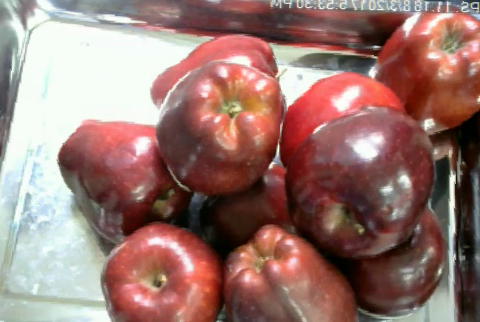
#> input picture data/Train/Apple/Apple 01048.png, 480 x 322 px; its folder holds 3 pictures in this run
$ python xgboost_model.py
#> lines starting #> are read from the running program, lines starting #| are printed output that depends on the picture
### train_test_cv2.py
"""
Returns the x_train, y_train, x_test and y_test of the data.
With all the default parameters the train_generator_func() creates the right input for the XGBoost algorithm.
It uses cv2.IMREAD_GRAYSCALE to open the images.
It resizes the images by default to 68x46.
By default it reshapes the images and normalizes them. This can be turned off.
"""
import numpy as np
import glob
import cv2
import warnings
import platform
from sklearn.preprocessing import StandardScaler
warnings.filterwarnings('ignore')


def train_generator_func(img_size1=68, img_size_2=46, augmentation=True, reshaped=True):
    """

    :param img_size1: first value of the tuple to resize the image
    :param img_size_2: second value of the tuple to resize the image
    :param augmentation: default True. Adds the images form the augmentation process to the data.
    :param reshaped: default True. Reshapes the data
    :return: x_train, y_train, x_test, y_test ready to use in xg_boost
    """
    augm_path = None
    if platform.system() == "Windows":
        train_path = glob.glob('data\\Train\\*\\*')
        test_path = glob.glob('data\\Test\\Groups\\*\\*')
        if augmentation:
            augm_path = glob.glob('data\\Augmentation\\*\\*')
    else:
        train_path = glob.glob('data/Train/*/*')
        test_path = glob.glob('data/Test/Groups/*/*')
        if augmentation:
            augm_path = glob.glob('data/Augmentation/*/*')

    def inp_process(file):
        data = []
        _label = None
        for f in file:
            try:
                part = f.split('/')
                assert part[-2] in ['Apple', 'Banana', 'Orange', 'Tomato']
                if part[-2] == 'Apple':
                    _label = 0
                elif part[-2] == 'Banana':
                    _label = 1
                elif part[-2] == 'Orange':
                    _label = 2
                elif part[-2] == 'Tomato':
                    _label = 3
                img = cv2.imread(f, cv2.IMREAD_GRAYSCALE)
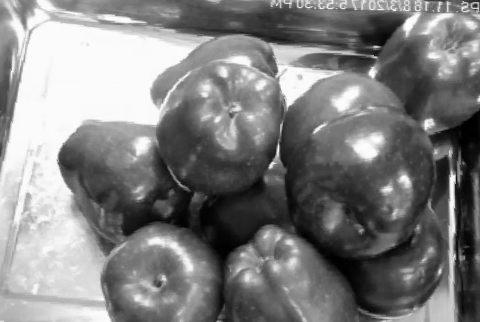
#> img: shape (322, 480); min 0, max 255, mean 128.2
                r_siz = cv2.resize(img, (img_size1, img_size_2))
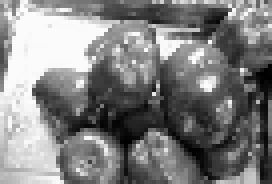
#> r_siz: shape (46, 68) (shown 4 times larger); min 0, max 253, mean 128.1
            except Exception as e:
                raise Exception(e)
            data.append([r_siz, _label])
#> pass 2 of the loop in inp_process, `for f in file:`:
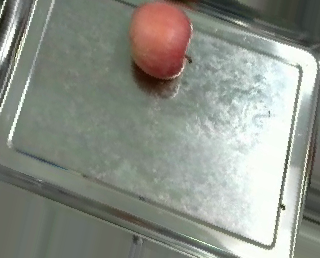
#> input picture data/Train/Apple/Apple 01228.png, 320 x 258 px
#> in inp_process, `img = cv2.imread(f, cv2.IMREAD_GRAYSCALE)`:
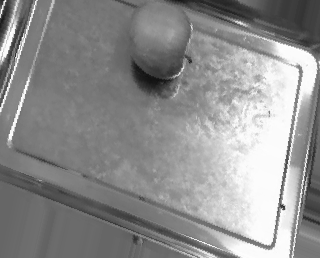
#> img: shape (258, 320); min 16, max 255, mean 141.9
#> in inp_process, `r_siz = cv2.resize(img, (img_size1, img_size_2))`:
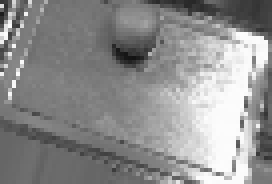
#> r_siz: shape (46, 68) (shown 4 times larger); min 19, max 253, mean 141.9
#> pass 3 of the loop in inp_process, `for f in file:`:
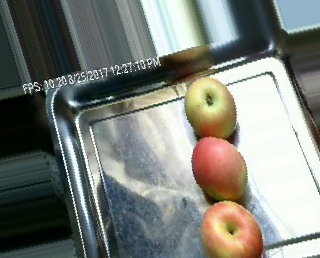
#> input picture data/Train/Apple/Apple 01761.png, 320 x 258 px
#> in inp_process, `img = cv2.imread(f, cv2.IMREAD_GRAYSCALE)`:
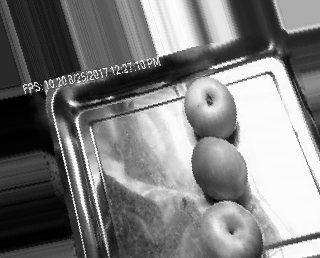
#> img: shape (258, 320); min 0, max 255, mean 125.2
#> in inp_process, `r_siz = cv2.resize(img, (img_size1, img_size_2))`:
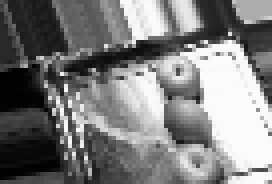
#> r_siz: shape (46, 68) (shown 4 times larger); min 0, max 254, mean 125
#> the loop made 4 passes; the first 3 are shown
#> (the run stopped early here; a loop or call above may not have finished)
